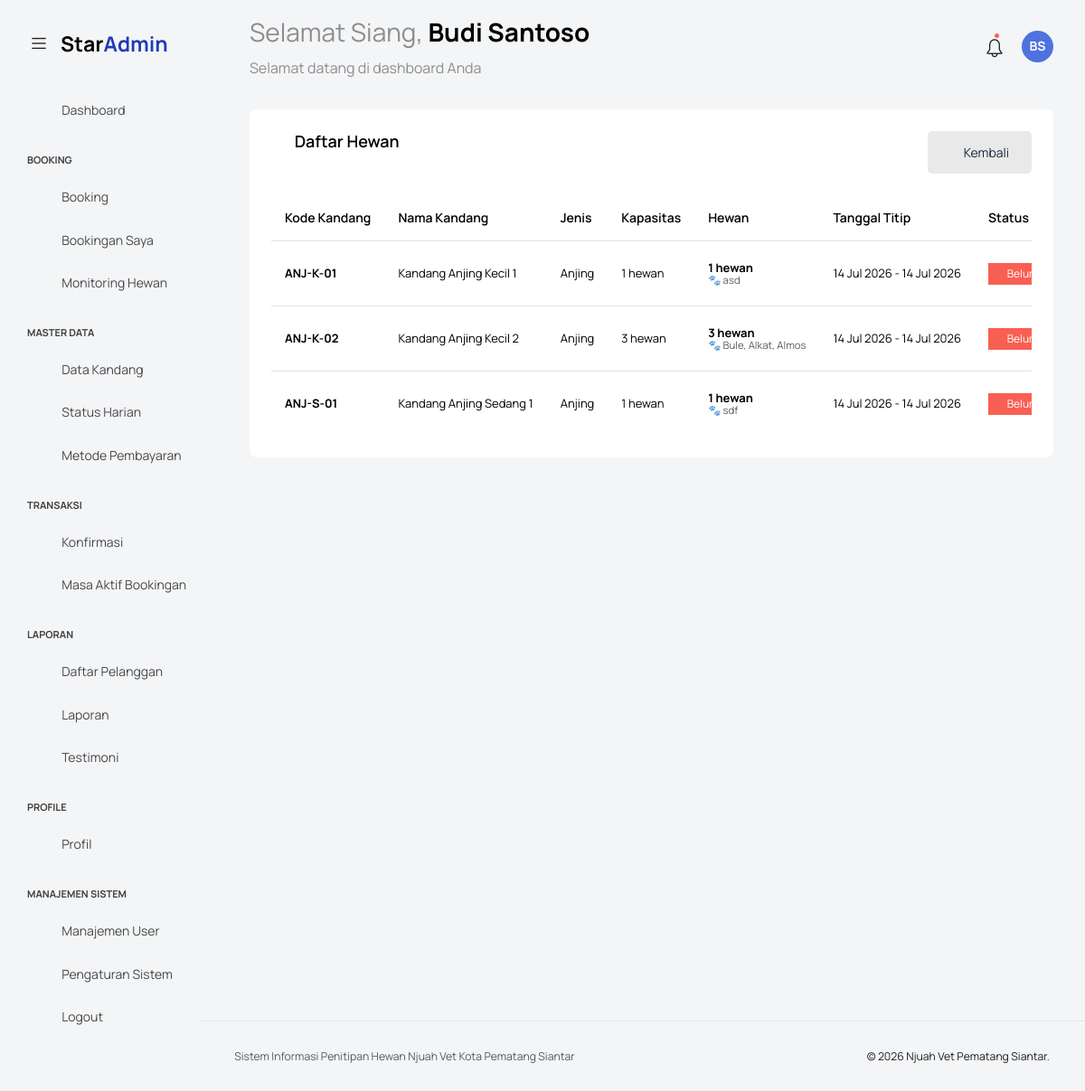
The app's page /status_harian/list_hewan.php?id_penitipan=138 (signed in) with its own data.
### tables this page shows
CREATE TABLE `kandang` (
  `id_kandang` int(11) NOT NULL,
  `kode_kandang` varchar(20) NOT NULL COMMENT 'Kode unik kandang (contoh: ANJ-S-01)',
  `nama_kandang` varchar(100) NOT NULL COMMENT 'Nama deskriptif kandang',
  `tipe_hewan` enum('Anjing','Kucing') NOT NULL COMMENT 'Peruntukan jenis hewan',
  `ukuran` enum('Kecil','Sedang','Besar') NOT NULL,
  `tarif_per_hari` decimal(10,2) NOT NULL COMMENT 'Harga sewa per hari (Rupiah)',
  `fasilitas` text DEFAULT NULL COMMENT 'Deskripsi fasilitas kandang',
  `kapasitas` tinyint(4) NOT NULL DEFAULT 1 COMMENT 'Jumlah hewan yang bisa ditampung',
  `stok` int(11) NOT NULL DEFAULT 1,
  `is_active` tinyint(1) NOT NULL DEFAULT 1 COMMENT '1 = Aktif/Tersedia, 0 = Dihapus (Soft Delete)',
  `foto_kandang` varchar(255) DEFAULT NULL COMMENT 'Path/URL foto kandang',
  `created_at` datetime NOT NULL DEFAULT current_timestamp(),
  `updated_at` datetime NOT NULL DEFAULT current_timestamp() ON UPDATE current_timestamp()
);

### status_harian/list_hewan.php (the view, shortened to what this page needs)
<?php
require_once __DIR__ . '/../koneksi.php';
$id_penitipan = filter_var($_GET['id_penitipan'] ?? 0, FILTER_VALIDATE_INT);
$query = "
    SELECT
        k.id_kandang,
        k.kode_kandang,
        k.nama_kandang,
        k.kapasitas,
        k.tipe_hewan,
        MIN(ph.tgl_mulai) AS tgl_mulai,
        MAX(ph.tgl_selesai) AS tgl_selesai,
        COUNT(ph.id_hewan) AS jumlah_hewan,
        GROUP_CONCAT(h.nama_hewan SEPARATOR ', ') AS daftar_hewan,
        GROUP_CONCAT(h.id_hewan SEPARATOR ', ') AS daftar_id_hewan
    FROM penitipan_hewan ph
    LEFT JOIN kandang k ON ph.id_kandang = k.id_kandang
    LEFT JOIN hewan h ON ph.id_hewan = h.id_hewan
    WHERE ph.id_penitipan = ?
    GROUP BY k.id_kandang
    ORDER BY k.kode_kandang ASC
";
$stmt = mysqli_prepare($koneksi, $query);
mysqli_stmt_bind_param($stmt, 'i', $id_penitipan);
mysqli_stmt_execute($stmt);
$result = mysqli_stmt_get_result($stmt);
$hewan_list = [];
while ($row = mysqli_fetch_assoc($result)) {
    $hewan_list[] = $row;
}
require '../templates/header.php';
require '../templates/navbar.php';
require '../templates/sidebar.php';
?>
<div class="main-panel">
    <div class="content-wrapper">
        <div class="row">
            <div class="col-12">
                <div class="card card-rounded">
                    <div class="card-body">
                        <div class="d-flex justify-content-between align-items-center mb-4">
                            <h4 class="card-title">
                                <i class="mdi mdi-format-list-bulleted me-2"></i> Daftar Hewan
                            </h4>
                            <div>
                                <a href="index.php" class="btn btn-light">
                                    <i class="mdi mdi-arrow-left"></i> Kembali
                                </a>
                            </div>
                        </div>
                        <?php if (count($hewan_list) > 0): ?>
                            <div class="table-responsive">
                                <table class="table table-hover">
                                    <thead>
                                        <tr>
                                            <th>Kode Kandang</th>
                                            <th>Nama Kandang</th>
                                            <th>Jenis</th>
                                            <th>Kapasitas</th>
                                            <th>Hewan</th>
                                            <th>Tanggal Titip</th>
                                            <th>Status Update</th>
                                        </tr>
                                    </thead>
                                    <tbody>
                                        <?php foreach ($hewan_list as $row):
                                            $tgl_mulai = date('d M Y', strtotime($row['tgl_mulai']));
                                            $tgl_selesai = date('d M Y', strtotime($row['tgl_selesai']));
                                        ?>
                                            <tr>
                                                <td><strong><?= htmlspecialchars($row['kode_kandang'] ?? '-') ?></strong></td>
                                                <td><?= htmlspecialchars($row['nama_kandang'] ?? '-') ?></td>
                                                <td><?= htmlspecialchars($row['tipe_hewan'] ?? '-') ?></td>
                                                <td><?= $row['kapasitas'] ?? 0 ?> hewan</td>
                                                <td>
                                                    <?php if ($row['jumlah_hewan'] > 0): ?>
                                                        <strong><?= $row['jumlah_hewan'] ?> hewan</strong>
                                                        <br><small class="text-muted">🐾 <?= htmlspecialchars($row['daftar_hewan']) ?></small>
                                                    <?php else: ?>
                                                        <span class="text-muted">Belum ada hewan</span>
                                                    <?php endif; ?>
                                                </td>
                                                <td><?= $tgl_mulai ?> - <?= $tgl_selesai ?></td>
                                                <td>
                                                    <?php
                                                    $hewan_ids = array_filter(explode(',', $row['daftar_id_hewan'] ?? ''));
                                                    $total_hewan = count($hewan_ids);
                                                    $sudah_update = 0;
                                                    $jam_terakhir = null;
                                                    if ($total_hewan == 0) {
                                                        echo '<span class="text-muted">-</span>';
                                                    } elseif ($sudah_update == $total_hewan) {
                                                        echo '<span class="badge bg-success"><i class="mdi mdi-check-circle"></i> Sudah Update</span>';
                                                        if ($jam_terakhir) {
                                                            echo '<br><small class="text-muted">Jam: ' . $jam_terakhir . '</small>';
                                                        }
                                                    } elseif ($sudah_update > 0 && $sudah_update < $total_hewan) {
                                                        echo '<span class="badge bg-warning"><i class="mdi mdi-alert"></i> Sebagian</span>';
                                                        echo '<br><small class="text-muted">' . $sudah_update . '/' . $total_hewan . ' sudah</small>';
                                                    } else {
                                                        echo '<span class="badge bg-danger"><i class="mdi mdi-clock"></i> Belum Update</span>';
                                                    }
                                                    ?>
                                                </td>
                                            </tr>
                                        <?php endforeach; ?>
                                    </tbody>
                                </table>
                            </div>
                        <?php endif; ?>
                    </div>
                </div>
            </div>
        </div>
    </div>
    <?php require '../templates/footer.php'; ?>

### records on screen
kandang: kode_kandang "ANJ-K-01", nama_kandang "Kandang Anjing Kecil 1", tipe_hewan "Anjing", kapasitas "1", jumlah_hewan "1", daftar_hewan "asd", tgl_mulai "14 Jul 2026", tgl_selesai "14 Jul 2026"
kandang: kode_kandang "ANJ-K-02", nama_kandang "Kandang Anjing Kecil 2", tipe_hewan "Anjing", kapasitas "3", jumlah_hewan "3", daftar_hewan "Bule, Alkat, Almos", tgl_mulai "14 Jul 2026", tgl_selesai "14 Jul 2026"
kandang: kode_kandang "ANJ-S-01", nama_kandang "Kandang Anjing Sedang 1", tipe_hewan "Anjing", kapasitas "1", jumlah_hewan "1", daftar_hewan "sdf", tgl_mulai "14 Jul 2026", tgl_selesai "14 Jul 2026"

### other values on screen
$sapaan "Selamat Siang"
$nama_user "Budi Santoso"
$inisial "BS"
